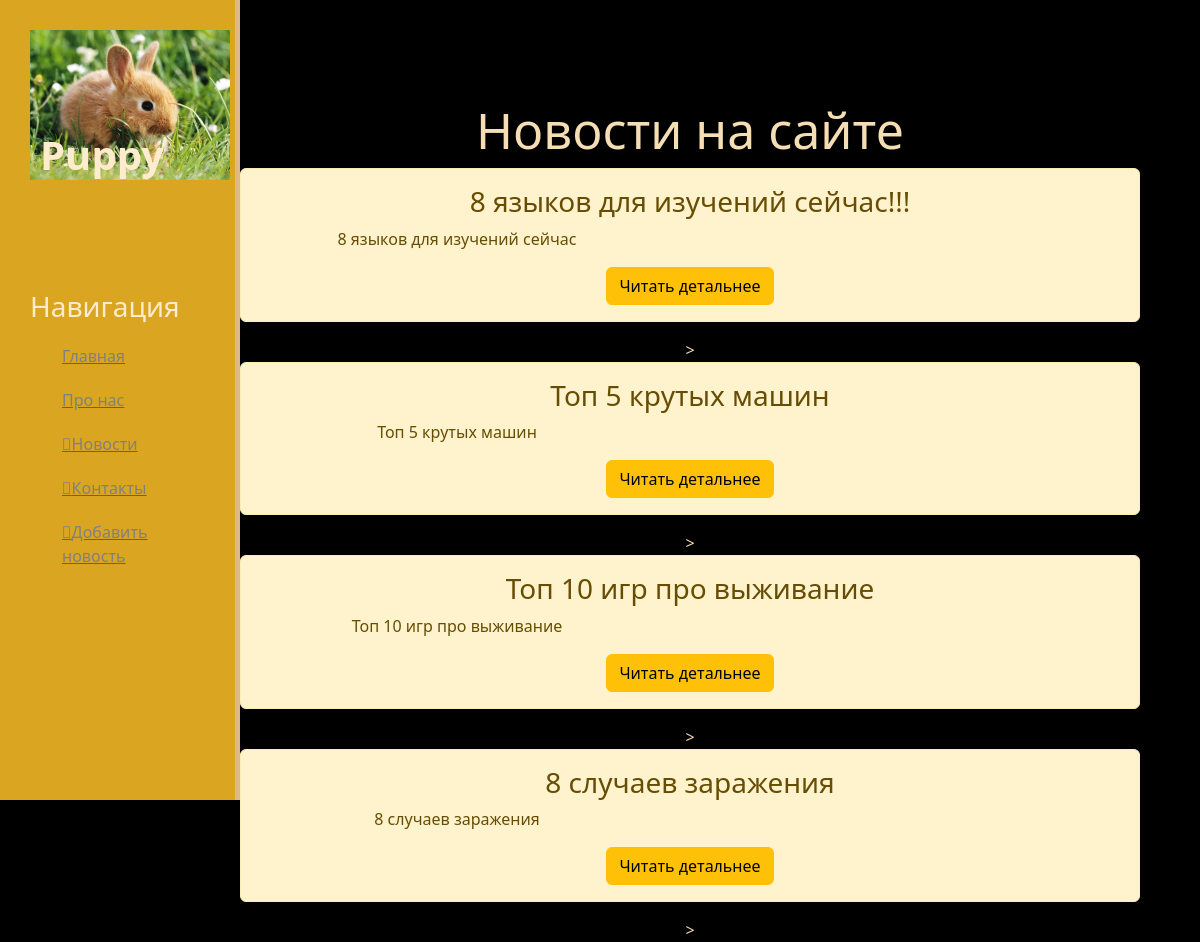
Page /news/ on the committed database.
### news/models.py (models this page shows, shortened)
class Articles(models.Model):
    title = models.CharField('Название',max_length=50,default='')
    anons = models.CharField('Анонс',max_length=250,default='')
    full_text = models.TextField('Статья')
    date = models.DateTimeField('Дата публикации')
    class Meta:
        verbose_name = 'Новость'
        verbose_name_plural = 'Новости'

### news/views.py (the view)
# urls.py: path('',views.news_home, name = 'news_home'),
def news_home(request):
    news = Articles.objects.order_by('-date')
    return render(request,'news/news_home.html',{'news':news})

### news/templates/news/news_home.html (shortened to what this page needs)
{% extends 'main/layout.html' %}
{% block content %}
    <div class = "features">
        <h1>Новости на сайте</h1>
        {% if news %}
            {% for el in news %}
                <div class ="alert alert-warning">
                    <h3>{{ el.title }}</h3>
                    <p>{{ el.anons }}</p>
                    <a href="{% url 'news-detail' el.id %}" class = "btn btn-warning">Читать детальнее</a>
                </div>>
            {% endfor %}
        {% else %}
            <p>У вас нет записей</p>
        {% endif %}
    </div>
{% endblock %}

### main/templates/main/layout.html (shortened to what this page needs)
{% load static%}
<!DOCTYPE html>
<html lang="en">
<head>
    <link rel = stylesheet href = "https://cdn.jsdelivr.net/npm/bootstrap@5.2.3/dist/css/bootstrap.min.css">
    <link rel = stylesheet href = "{% static 'main/css/main.css' %}">
    <link rel = stylesheet href = "https://use.fontawesome.com/releases/v5.8.2/css/all.css">
</head>
<body>
    <aside>
        <img src="{% static 'main/img/logo2.jpg' %}" alt="Лого">
        <span class = "logo">Puppy</span>
        <h3>Навигация</h3>
        <ul>
            <a href = "{% url 'home' %}"><li>Главная</li></a>
            <a href = "{% url 'about' %}"><li>Про нас</li></a>
            <a href = "{% url 'news_home' %}"><li><i class="fa-solid fa-newspaper"></i>Новости</li></a>
            <a href = ""><li><i class="fa-solid fa-phone"></i>Контакты</li></a>
            <a href = "{% url 'create' %}"><li><i class="fa-solid fa-phone"></i>Добавить новость</li></a>
        </ul>
    </aside>
    <main>
        {% block content%}
        {% endblock %}
    </main>
</body>
</html>

### main/static/main/css/main.css (style rules this page uses)
body { background: black; }
aside { float: left; background: goldenrod; width: 20%; padding: 2.5%; height: 100vh; color: blanchedalmond; border-right: 5px solid burlywood; }
aside img { width: 200px; float: left; }
aside .logo { font-size: 40px; margin-left: 10px; font-weight: bold; position: relative; top: -55px; }
aside h3 { margin-top: 50px; font-size: 28px; }
aside ul { list-style: none; }
aside ul li { color: grey; display: block; margin-top: 20px; transition: transform .6s ease; }
main .features { float: left; color: wheat; margin-top: 100px; text-align: center; width: 75%; }
main .features h1 { font-size: 50px; }
main .features p { max-width: 400px; margin: 20 px auto; }

### rows in the picture
Articles: title "8 языков для изучений сейчас!!!", anons "8 языков для изучений сейчас"
Articles: title "Топ 5 крутых машин", anons "Топ 5 крутых машин"
Articles: title "Топ 10 игр про выживание", anons "Топ 10 игр про выживание"
Articles: title "8 случаев заражения", anons "8 случаев заражения"
